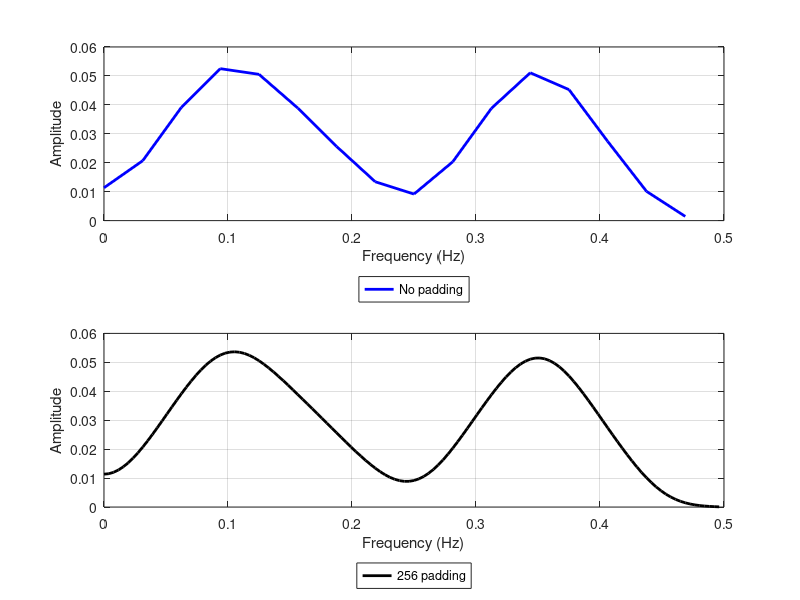

MATLAB code for this plot: (Note: this script raises an error after producing the figure.)
% exercise 3.17 - Semmlow 
clc; close all; clear all;

load short.mat % variable x -> 32 points
fs = 1; % sampling frequency 
N = length(x); % number of points
f = (0:N-1)*(fs/N); % frequency axis without zero padding

N2 = 256; % number points 0 (zero padding)
f2 = (0:N2-1)*(fs/N2); % frequency axis w/ zero padding

X_fft = fft(x); % fft
X_mag = (2/N)*abs(X_fft(1:N/2)); % fft normalized mag

X_fft_zp = fft(x,N2); % w/ zero padding fft 
X_mag_zp = (2/N)*abs(X_fft_zp(1:N2/2)); % w/  zero padding fft mag

subplot(2,1,1);
plot(f(1:N/2), X_mag, 'b', 'linewidth', 2, 'DisplayName', 'No padding'); % fft mag
set(gca, 'xlim', [0 0.5], 'ylim', [0 0.06]);
xlabel('Frequency (Hz)'); 
ylabel('Amplitude'); 
legend('Orientation','vertical','Box','on','Location','southoutside');
grid on;

subplot(2,1,2);
plot(f2(1:N2/2), X_mag_zp, 'k', 'linewidth', 2, 'DisplayName', '256 padding'); % w/ zero padding fft mag
set(gca, 'xlim', [0 0.5], 'ylim', [0 0.06]);
xlabel('Frequency (Hz)');
ylabel('Amplitude');
legend('Orientation','vertical','Box','on','Location','southoutside');
grid on;

sgtitle('Zero Padding Effect', 'Interpreter', 'latex');
saveas(gcf, sprintf('%s.png', mfilename)); % save image

